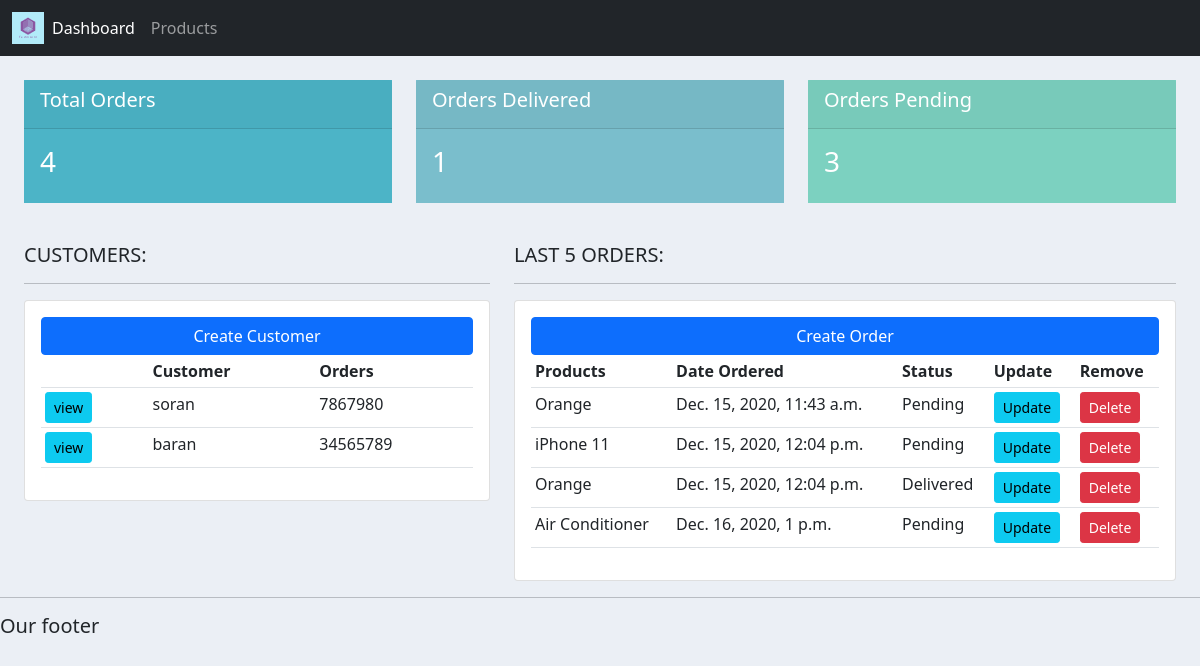
Before: / with the older database file.
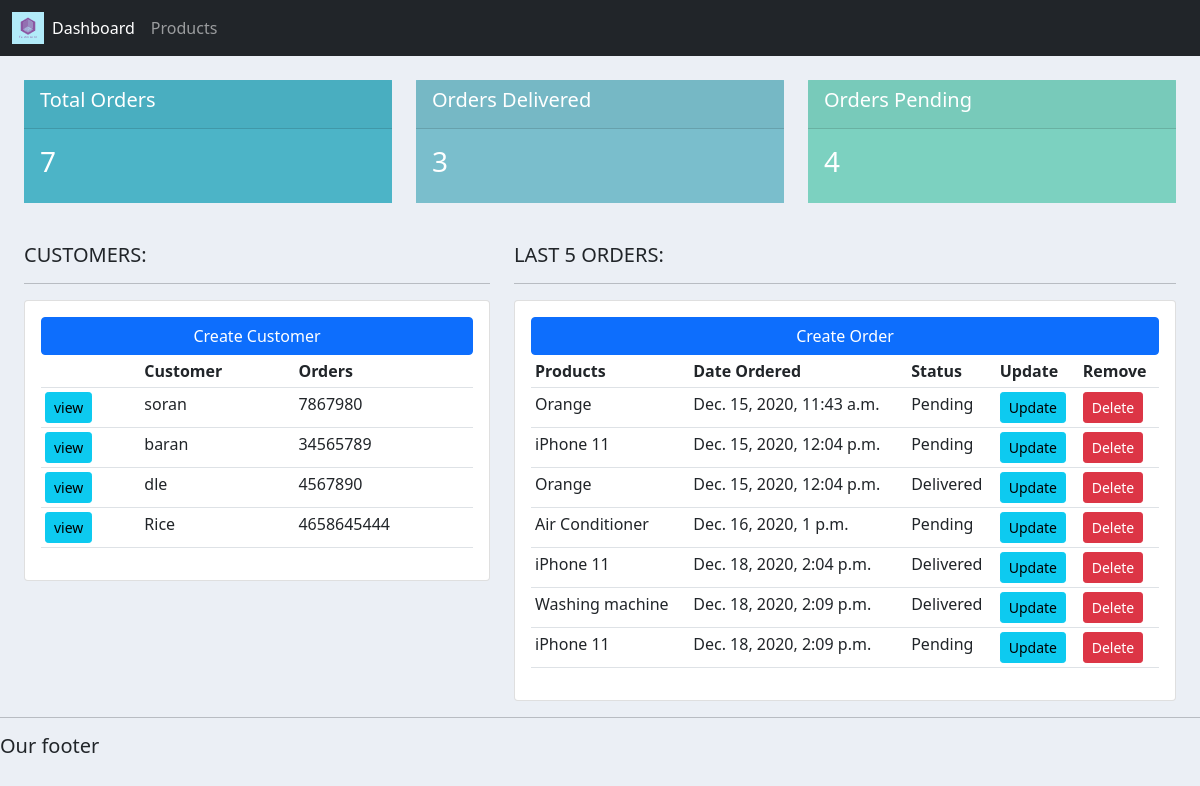
After: the same page with the newer database file.
### accounts/models.py (models this page shows, shortened)
class Customer(models.Model):
	name = models.CharField(max_length=200, null=True)
	phone = models.CharField(max_length=200, null=True)
	email = models.CharField(max_length=200, null=True)
	date_created = models.DateTimeField(auto_now_add=True, null=True)

class Order(models.Model):
	STATUS = (
			('Pending', 'Pending'),
			('Out for delivery', 'Out for delivery'),
			('Delivered', 'Delivered'),
			)
	customer = models.ForeignKey(Customer, null=True, on_delete= models.SET_NULL)
	product = models.ForeignKey(Product, null=True, on_delete= models.SET_NULL)
	date_created = models.DateTimeField(auto_now_add=True, null=True)
	status = models.CharField(max_length=200, null=True, choices=STATUS)

class Product(models.Model):
	CATEGORY = (
			('Indoor', 'Indoor'),
			('Out Door', 'Out Door'),
			)
	name = models.CharField(max_length=200, null=True)
	price = models.FloatField(null=True)
	category = models.CharField(max_length=200, null=True, choices=CATEGORY)
	description = models.CharField(max_length=200, null=True, blank=True)
	date_created = models.DateTimeField(auto_now_add=True, null=True)
	tags = models.ManyToManyField(Tag)
	def __str__(self):
		return self.name

### accounts/views.py (the view)
# urls.py: path('', views.home, name="home"),
def home(request):
    orders = Order.objects.all()
    customers = Customer.objects.all()
    total_orders = orders.count()
    delivered = orders.filter(status='Delivered').count()
    pending = orders.filter(status='Pending').count()
    context = {'orders': orders, 'customers': customers,
    'total_orders': total_orders,
    'delivered': delivered, 'pending': pending}
    return render(request, 'accounts/dashboard.html', context)

### accounts/templates/accounts/dashboard.html
{% extends 'accounts/main.html' %}
{% block content %}
{% include 'accounts/status.html' %}
<br>
    <div class="container-fluid">
<div class="row">
  <div class="col-sm-5">
      <h5>CUSTOMERS:</h5>
      <hr>
      <div class="card card-body">
        <a href="#" class="btn btn-primary">Create Customer</a>
          <table class="table table-sm">
              <tr>
              <th> </th>
              <th>Customer</th>
              <th>Orders</th>
              </tr>
               {% for customer in customers %}
                <tr>
                    <td><a class="btn btn-sm btn-info"  href="{% url 'customer' customer.id %} ">view</a></td>
                    <td>{{ customer.name }}</td>
                     <td>{{ customer.phone }}</td>
                </tr>
              {% endfor %}
          </table>
      </div>
    </div>
  <div class="col-sm-7">
      <h5>LAST 5 ORDERS:</h5>
      <hr>
      <div class="card card-body">
        <a href="#" class="btn btn-primary">Create Order</a>
          <table class="table table-sm">
          <tr>
              <th>Products</th>
              <th>Date Ordered</th>
              <th>Status</th>
              <th>Update</th>
              <th>Remove</th>
          </tr>
                {% for order in orders %}
                <tr>
                    <td>{{ order.product }}</td>
                     <td>{{ order.date_created}}</td>
                    <td>{{ order.status }}</td>
                    <td><a class="btn btn-sm btn-info" href="">Update</a> </td>
                    <td><a class="btn btn-sm btn-danger" href="">Delete</a> </td>
                </tr>
              {% endfor %}
          </table>
      </div>
    </div>
</div>
</div>
{% endblock %}

### accounts/templates/accounts/main.html (shortened to what this page needs)
{% load static %}
<!DOCTYPE html>
<html lang="en">
<head>
    <link href="https://cdn.jsdelivr.net/npm/bootstrap@5.0.0-beta1/dist/css/bootstrap.min.css" rel="stylesheet"
>
    <link rel="stylesheet" type="text/css" href="{% static '/css/main.css' %}">
</head>
<body>
{% include 'accounts/navbar.html' %}
<div class="container-fluid">
    {% block content %}
    {% endblock %}
</div>
<hr>
<h5> Our footer</h5>
</body>
</html>

### accounts/templates/accounts/navbar.html (shortened to what this page needs)
{% load static %}
<nav class="navbar navbar-expand-lg navbar-dark bg-dark">
  <div class="container-fluid">
 <img src="{% static 'images/logo1.png' %}">
    <div class="collapse navbar-collapse" id="navbarNav">
      <ul class="navbar-nav">
        <li class="nav-item">
          <a class="nav-link active" aria-current="page" href="{% url 'home' %}">Dashboard</a>
        </li>
        <li class="nav-item">
          <a class="nav-link" href="{% url 'products' %}">Products</a>
        </li>
      </ul>
    </div>
  </div>
</nav>

### accounts/templates/accounts/status.html
<br>
<div class="container-fluid">
<div class="row">
  <div class="col">
    <div class="col-md">
      <div class="card-text-center text-white mb-3" id="total-orders">
          <div class="card-header">
        <h5 class="card-title">Total Orders</h5>
      </div>
          <div class="card-body">
              <h3 class="card-title">{{total_orders }}</h3>
          </div>
      </div>
    </div>
  </div>
 <div class="col">
    <div class="col-md">
      <div class="card-text-center text-white mb-3" id="orders-delivered">
          <div class="card-header">
        <h5 class="card-title">Orders Delivered</h5>
      </div>
          <div class="card-body">
              <h3 class="card-title">{{ delivered }}</h3>
          </div>
      </div>
    </div>
  </div>
    <div class="col">
    <div class="col-md">
      <div class="card-text-center text-white mb-3" id="orders-pending">
          <div class="card-header">
        <h5 class="card-title">Orders Pending</h5>
      </div>
          <div class="card-body">
              <h3 class="card-title">{{ pending }}</h3>
          </div>
      </div>
    </div>
  </div>
</div>
</div>

### static/css/main.css (style rules this page uses)
body { background-color: #ebeff5; }
#total-orders { background-color: #4cb4c7; }
#orders-delivered { background-color: #7abecc; }
#orders-pending { background-color: #7CD1C0; }

Changed rows visible on the page:
added Customer: name "dle", phone "4567890"
added Customer: name "Rice", phone "4658645444"
added Order: product "iPhone 11", date_created "Dec. 18, 2020, 2:04 p.m.", status "Delivered"
added Order: product "Washing machine", date_created "Dec. 18, 2020, 2:09 p.m.", status "Delivered"
added Order: product "iPhone 11", date_created "Dec. 18, 2020, 2:09 p.m.", status "Pending"
Other visible differences:
{{ total_orders }}: "4" → "7"
{{ delivered }}: "1" → "3"
{{ pending }}: "3" → "4"
